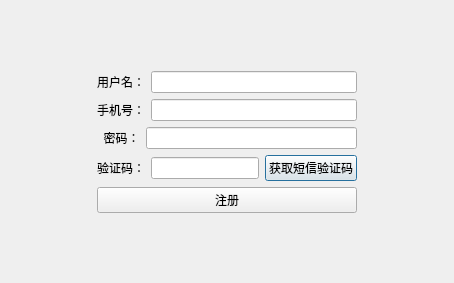
<?xml version="1.0" encoding="UTF-8"?>
<ui version="4.0">
 <class>regWindow</class>
 <widget class="QDialog" name="regWindow">
  <property name="geometry">
   <rect>
    <x>0</x>
    <y>0</y>
    <width>454</width>
    <height>283</height>
   </rect>
  </property>
  <property name="windowTitle">
   <string>Dialog</string>
  </property>
  <layout class="QGridLayout" name="gridLayout">
   <item row="0" column="2">
    <spacer name="verticalSpacer">
     <property name="orientation">
      <enum>Qt::Vertical</enum>
     </property>
     <property name="sizeHint" stdset="0">
      <size>
       <width>20</width>
       <height>42</height>
      </size>
     </property>
    </spacer>
   </item>
   <item row="1" column="0">
    <spacer name="horizontalSpacer_3">
     <property name="orientation">
      <enum>Qt::Horizontal</enum>
     </property>
     <property name="sizeHint" stdset="0">
      <size>
       <width>6</width>
       <height>20</height>
      </size>
     </property>
    </spacer>
   </item>
   <item row="1" column="1">
    <spacer name="horizontalSpacer_4">
     <property name="orientation">
      <enum>Qt::Horizontal</enum>
     </property>
     <property name="sizeHint" stdset="0">
      <size>
       <width>7</width>
       <height>20</height>
      </size>
     </property>
    </spacer>
   </item>
   <item row="1" column="2">
    <layout class="QVBoxLayout" name="verticalLayout">
     <item>
      <layout class="QHBoxLayout" name="horizontalLayout">
       <item>
        <widget class="QLabel" name="label">
         <property name="text">
          <string>用户名：</string>
         </property>
        </widget>
       </item>
       <item>
        <widget class="QLineEdit" name="lineEdit"/>
       </item>
      </layout>
     </item>
     <item>
      <layout class="QHBoxLayout" name="horizontalLayout_2">
       <item>
        <widget class="QLabel" name="label_2">
         <property name="text">
          <string>手机号：</string>
         </property>
        </widget>
       </item>
       <item>
        <widget class="QLineEdit" name="lineEdit_2"/>
       </item>
      </layout>
     </item>
     <item>
      <layout class="QHBoxLayout" name="horizontalLayout_3">
       <item>
        <widget class="QLabel" name="label_3">
         <property name="text">
          <string>  密码：</string>
         </property>
        </widget>
       </item>
       <item>
        <widget class="QLineEdit" name="lineEdit_3">
         <property name="echoMode">
          <enum>QLineEdit::Password</enum>
         </property>
        </widget>
       </item>
      </layout>
     </item>
     <item>
      <layout class="QHBoxLayout" name="horizontalLayout_4">
       <item>
        <widget class="QLabel" name="label_4">
         <property name="text">
          <string>验证码：</string>
         </property>
        </widget>
       </item>
       <item>
        <widget class="QLineEdit" name="lineEdit_4"/>
       </item>
       <item>
        <widget class="QPushButton" name="message">
         <property name="text">
          <string>获取短信验证码</string>
         </property>
        </widget>
       </item>
      </layout>
     </item>
     <item>
      <widget class="QPushButton" name="reg">
       <property name="text">
        <string>注册</string>
       </property>
      </widget>
     </item>
    </layout>
   </item>
   <item row="1" column="3">
    <spacer name="horizontalSpacer_2">
     <property name="orientation">
      <enum>Qt::Horizontal</enum>
     </property>
     <property name="sizeHint" stdset="0">
      <size>
       <width>12</width>
       <height>20</height>
      </size>
     </property>
    </spacer>
   </item>
   <item row="1" column="4">
    <spacer name="horizontalSpacer">
     <property name="orientation">
      <enum>Qt::Horizontal</enum>
     </property>
     <property name="sizeHint" stdset="0">
      <size>
       <width>11</width>
       <height>20</height>
      </size>
     </property>
    </spacer>
   </item>
   <item row="2" column="2">
    <spacer name="verticalSpacer_2">
     <property name="orientation">
      <enum>Qt::Vertical</enum>
     </property>
     <property name="sizeHint" stdset="0">
      <size>
       <width>20</width>
       <height>42</height>
      </size>
     </property>
    </spacer>
   </item>
  </layout>
 </widget>
 <resources/>
 <connections/>
</ui>
